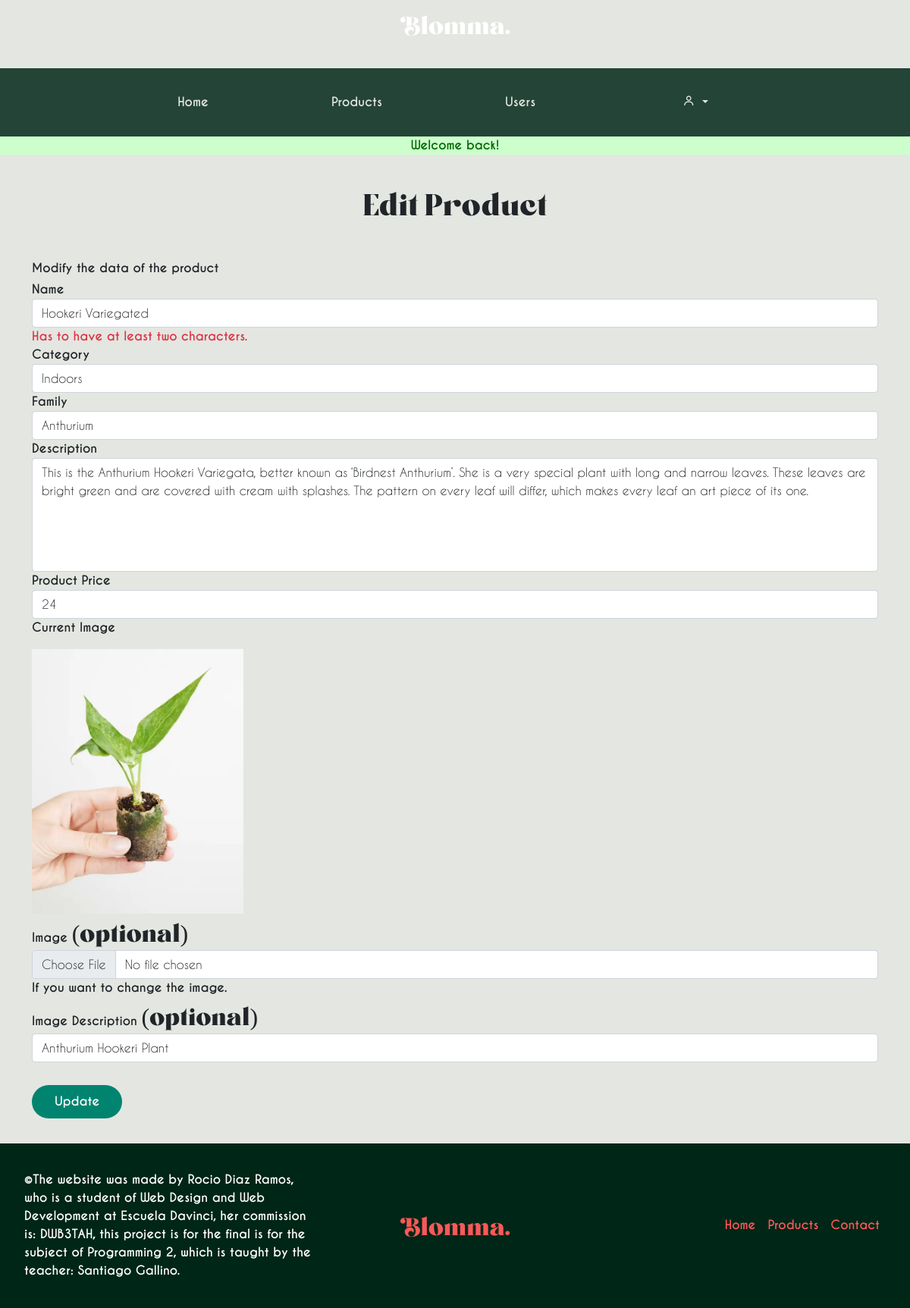
Page /sitio/admin/index.php?s=product-edit&id=1 (signed in) on the committed database.
### tables this page shows
CREATE TABLE `products` (
  `product_id` int(10) UNSIGNED NOT NULL,
  `user_fk` int(10) UNSIGNED NOT NULL,
  `category_fk` int(10) UNSIGNED NOT NULL,
  `name` varchar(45) NOT NULL,
  `category` varchar(100) NOT NULL,
  `type` varchar(200) NOT NULL,
  `description` varchar(400) NOT NULL,
  `price` varchar(30) NOT NULL,
  `img` varchar(50) NOT NULL,
  `img_desc` varchar(255) NOT NULL
);

### sitio/classes/Models/Product.php (called while the page is built, shortened)
<?php
class Product{
private int       $product_id;
private string    $name;
private string    $category;
private string    $type;
private string    $description;
private string    $price;
private ?string   $img;
private ?string   $img_desc;
 public function viewById(int $id): ?Product
 {
   $db = (new DB)->getConexion();
   $query = "SELECT * FROM products
           WHERE product_id = ?";
   $stmt = $db->prepare($query);
   $stmt->execute([$id]);
   $stmt->setFetchMode(PDO::FETCH_CLASS, self::class);
   $product = $stmt->fetch();
   return $product;
 }
public function getProductId(): int
{
   return $this->product_id;
}
public function getTitle(): string
{
   return $this->name;
}
public function getCategory(): string
{
   return $this->category;
}
public function getType(): string
{
   return $this->type;
}
public function getDescription(): string
{
   return $this->description;
}
public function getPrice(): string
{
   return $this->price;
}
public function getImg(): ?string
{
   return $this->img;
}
public function getImgDesc(): ?string
{
   return $this->img_desc;
}
}

### sitio/admin/pages/product-edit.php (the view, shortened to what this page needs)
<?php
$errors = $_SESSION['errors'] ?? [];
$dataForm = $_SESSION['data-form'] ?? [];
$product = (new Product) ->viewById($_GET['id']);
?>
<section class="container">
    <h1 class="mb-1">Edit Product</h1>
    <p class="mb-1">Modify the data of the product </p>
    <form action="actions/product-edit.php?id=<?= $product->getProductId();?>" method="post"
        enctype="multipart/form-data">
        <div class="form-fila">
            <label for="name">Name</label>
            <input type="text" id="name" name="name" class="form-control"
                aria-describedby="help-name <?= isset($errors['name']) ? 'error-name' : null; ?>"
                value="<?= $dataForm['name'] ?? $product->getTitle();?>">
            <div class="form-help text-danger" id="help-name">Has to have at least two characters.</div>
        </div>
        <div class="form-fila">
            <label for="category">Category</label>
            <input type="text" id="category" name="category" class="form-control"
                aria-describedby="help-category <?= isset($errors['category']) ? 'error-category' : null; ?>"
                value="<?= $dataForm['category'] ?? $product->getCategory();?>">
        </div>
        <div class="form-fila">
            <label for="type">Family</label>
            <input type="text" id="type" name="type" class="form-control"
                aria-describedby="help-type <?= isset($errors['type']) ? 'error-type' : null; ?>"
                value="<?= $dataForm['type'] ?? $product->getType();?>">
        </div>
        <div class="form-fila">
            <label for="description">Description</label>
            <textarea id="description" name="description" class="form-control"
                <?php if(isset($errors['description'])):?> aria-describedby="error-description"
                <?php endif;?>><?= $dataForm['description'] ?? $product->getDescription();?></textarea>
        </div>
        <div class="form-fila">
            <label for="price">Product Price</label>
            <input type="text" id="price" name="price" class="form-control"
                aria-describedby="help-price <?= isset($errors['price']) ? 'error-price' : null; ?>"
                value="<?= $dataForm['price'] ?? $product->getPrice();?>">
        </div>
        <div class="form-fila">
            <p>Current Image</p>
            <img src="<?= '../imgs/' . $product->getImg();?>" alt="<?= $product->getImgDesc();?>" class="w-25">
        </div>
        <div class="form-fila">
            <label for="img">Image <span class="text-small">(optional)</span></label>
            <input type="file" id="img" name="img" class="form-control" aria-describedby="help-imagen">
            <div class="form-help" id="help-imagen">If you want to change the image.</div>
        </div>
        <div class="form-fila">
            <label for="img_desc">Image Description <span class="text-small">(optional)</span></label>
            <input type="text" id="img_desc" name="img_desc" class="form-control"
                value="<?= $dataForm['img_desc'] ?? $product->getImgDesc();?>">
        </div>
        <button type="submit" class="button">Update</button>
    </form>
</section>

### sitio/css/estilos.css (style rules this page uses)
:root { --bg-main: #e4e6e1; --bg-nav: #002617d7; --light: #ffff; --bg-footer: #333; --secondary: #008470; --surface-color: #fff; --accent: #b84d1c; --msg-error-text: #900; --msg-info-bg: #00a; --curve: 40; --msg-info-text: #aaf; --second-accent: #f95959; --msg-success-bg: #060; --msg-success-text: #cfc; }
* { margin: 0; padding: 0; font-family: "Caviar Dreams"; font-weight: bold; font-style: normal; -webkit-box-sizing: border-box; -moz-box-sizing: border-box; box-sizing: border-box; }
body { overflow-x: hidden; min-height: 100vh; grid-template-columns: 100%; display: grid; height: fit-content; grid-template-rows: 90px 90px 1fr 250px; background: var(--bg-main); }
h1, h2, h3, span { font-family: "Boiling Demo"; font-weight: normal; font-style: normal; }
span { font-size: 2rem; }
input { outline: none !important; }
h1 { text-align: center; padding: 40px; font-weight: 700; }
img { height: auto; vertical-align: middle; width: 100%; }
.button { margin-top: 30px; }
.button { font-size: 1rem; padding: 10px 30px; background: var(--secondary); color: #fff; border-radius: 30px; margin-right: 20px; border: none; font-family: "Caviar Dreams"; }
p { line-height: 1.5em; }
h1 + p, p + p { margin-top: 10px; }
textarea { width: 100%; height: 150px; padding: 12px 20px; box-sizing: border-box; border: 2px solid #ccc; border-radius: 4px; background-color: #f8f8f8; font-size: 16px; resize: none; }
.container { overflow: hidden; }

### rows in the picture
products: name "Hookeri Variegated", category "Indoors", type "Anthurium", description "This is the Anthurium Hookeri Variegata, better known as ‘Birdnest Anthurium’. She is a very special plant with long and narrow leaves. These leaves are bright green and are covered with cream with splashes. The pattern on every leaf will differ, which makes every leaf an art piece of its one.", price "24", img (picture), img_desc "Anthurium Hookeri Plant"

### other values in the picture
$msgFeedback "Welcome back!"
